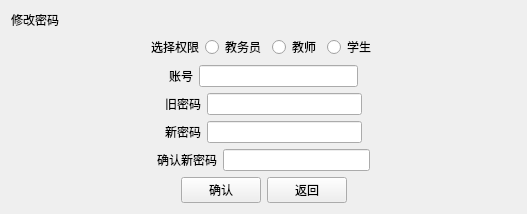
<?xml version="1.0" encoding="UTF-8"?>
<ui version="4.0">
 <class>updatePwd</class>
 <widget class="QWidget" name="updatePwd">
  <property name="geometry">
   <rect>
    <x>0</x>
    <y>0</y>
    <width>527</width>
    <height>208</height>
   </rect>
  </property>
  <property name="windowTitle">
   <string>Form</string>
  </property>
  <layout class="QVBoxLayout" name="verticalLayout_2">
   <item>
    <layout class="QVBoxLayout" name="verticalLayout">
     <item>
      <widget class="QLabel" name="label">
       <property name="text">
        <string>修改密码</string>
       </property>
      </widget>
     </item>
     <item>
      <layout class="QHBoxLayout" name="horizontalLayout_4">
       <item>
        <spacer name="horizontalSpacer_11">
         <property name="orientation">
          <enum>Qt::Horizontal</enum>
         </property>
         <property name="sizeHint" stdset="0">
          <size>
           <width>40</width>
           <height>20</height>
          </size>
         </property>
        </spacer>
       </item>
       <item>
        <widget class="QLabel" name="label_2">
         <property name="text">
          <string>选择权限</string>
         </property>
        </widget>
       </item>
       <item>
        <widget class="QRadioButton" name="rbtn_admin">
         <property name="text">
          <string>教务员</string>
         </property>
        </widget>
       </item>
       <item>
        <widget class="QRadioButton" name="rbtn_tea">
         <property name="text">
          <string>教师</string>
         </property>
        </widget>
       </item>
       <item>
        <widget class="QRadioButton" name="rbtn_stu">
         <property name="text">
          <string>学生</string>
         </property>
        </widget>
       </item>
       <item>
        <spacer name="horizontalSpacer_12">
         <property name="orientation">
          <enum>Qt::Horizontal</enum>
         </property>
         <property name="sizeHint" stdset="0">
          <size>
           <width>40</width>
           <height>20</height>
          </size>
         </property>
        </spacer>
       </item>
      </layout>
     </item>
     <item>
      <layout class="QHBoxLayout" name="horizontalLayout_3">
       <item>
        <spacer name="horizontalSpacer">
         <property name="orientation">
          <enum>Qt::Horizontal</enum>
         </property>
         <property name="sizeHint" stdset="0">
          <size>
           <width>40</width>
           <height>20</height>
          </size>
         </property>
        </spacer>
       </item>
       <item>
        <widget class="QLabel" name="lable_">
         <property name="text">
          <string>账号</string>
         </property>
        </widget>
       </item>
       <item>
        <widget class="QLineEdit" name="ledit_acc"/>
       </item>
       <item>
        <spacer name="horizontalSpacer_2">
         <property name="orientation">
          <enum>Qt::Horizontal</enum>
         </property>
         <property name="sizeHint" stdset="0">
          <size>
           <width>40</width>
           <height>20</height>
          </size>
         </property>
        </spacer>
       </item>
      </layout>
     </item>
     <item>
      <layout class="QHBoxLayout" name="horizontalLayout_6">
       <item>
        <spacer name="horizontalSpacer_3">
         <property name="orientation">
          <enum>Qt::Horizontal</enum>
         </property>
         <property name="sizeHint" stdset="0">
          <size>
           <width>40</width>
           <height>20</height>
          </size>
         </property>
        </spacer>
       </item>
       <item>
        <widget class="QLabel" name="label_4">
         <property name="text">
          <string>旧密码</string>
         </property>
        </widget>
       </item>
       <item>
        <widget class="QLineEdit" name="ledit_oldpwd"/>
       </item>
       <item>
        <spacer name="horizontalSpacer_4">
         <property name="orientation">
          <enum>Qt::Horizontal</enum>
         </property>
         <property name="sizeHint" stdset="0">
          <size>
           <width>40</width>
           <height>20</height>
          </size>
         </property>
        </spacer>
       </item>
      </layout>
     </item>
     <item>
      <layout class="QHBoxLayout" name="horizontalLayout_5">
       <item>
        <spacer name="horizontalSpacer_5">
         <property name="orientation">
          <enum>Qt::Horizontal</enum>
         </property>
         <property name="sizeHint" stdset="0">
          <size>
           <width>40</width>
           <height>20</height>
          </size>
         </property>
        </spacer>
       </item>
       <item>
        <widget class="QLabel" name="label_5">
         <property name="text">
          <string>新密码</string>
         </property>
        </widget>
       </item>
       <item>
        <widget class="QLineEdit" name="ledit_newpwd"/>
       </item>
       <item>
        <spacer name="horizontalSpacer_6">
         <property name="orientation">
          <enum>Qt::Horizontal</enum>
         </property>
         <property name="sizeHint" stdset="0">
          <size>
           <width>40</width>
           <height>20</height>
          </size>
         </property>
        </spacer>
       </item>
      </layout>
     </item>
     <item>
      <layout class="QHBoxLayout" name="horizontalLayout_7">
       <item>
        <spacer name="horizontalSpacer_7">
         <property name="orientation">
          <enum>Qt::Horizontal</enum>
         </property>
         <property name="sizeHint" stdset="0">
          <size>
           <width>40</width>
           <height>20</height>
          </size>
         </property>
        </spacer>
       </item>
       <item>
        <widget class="QLabel" name="label_6">
         <property name="text">
          <string>确认新密码</string>
         </property>
        </widget>
       </item>
       <item>
        <widget class="QLineEdit" name="ledit_twoNewPwd"/>
       </item>
       <item>
        <spacer name="horizontalSpacer_8">
         <property name="orientation">
          <enum>Qt::Horizontal</enum>
         </property>
         <property name="sizeHint" stdset="0">
          <size>
           <width>40</width>
           <height>20</height>
          </size>
         </property>
        </spacer>
       </item>
      </layout>
     </item>
     <item>
      <layout class="QHBoxLayout" name="horizontalLayout">
       <item>
        <spacer name="horizontalSpacer_9">
         <property name="orientation">
          <enum>Qt::Horizontal</enum>
         </property>
         <property name="sizeHint" stdset="0">
          <size>
           <width>40</width>
           <height>20</height>
          </size>
         </property>
        </spacer>
       </item>
       <item>
        <widget class="QPushButton" name="btn_update">
         <property name="text">
          <string>确认</string>
         </property>
        </widget>
       </item>
       <item>
        <widget class="QPushButton" name="btn_back">
         <property name="text">
          <string>返回</string>
         </property>
        </widget>
       </item>
       <item>
        <spacer name="horizontalSpacer_10">
         <property name="orientation">
          <enum>Qt::Horizontal</enum>
         </property>
         <property name="sizeHint" stdset="0">
          <size>
           <width>40</width>
           <height>20</height>
          </size>
         </property>
        </spacer>
       </item>
      </layout>
     </item>
    </layout>
   </item>
  </layout>
 </widget>
 <resources/>
 <connections/>
</ui>
